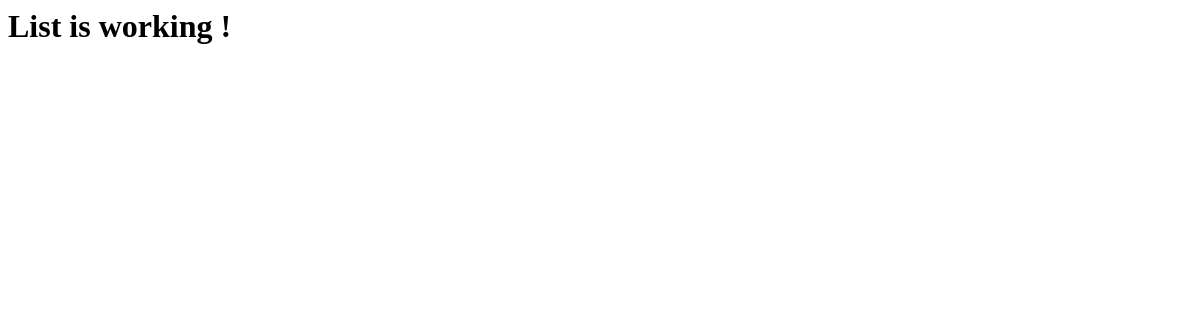
The app's page /posts/, older data.
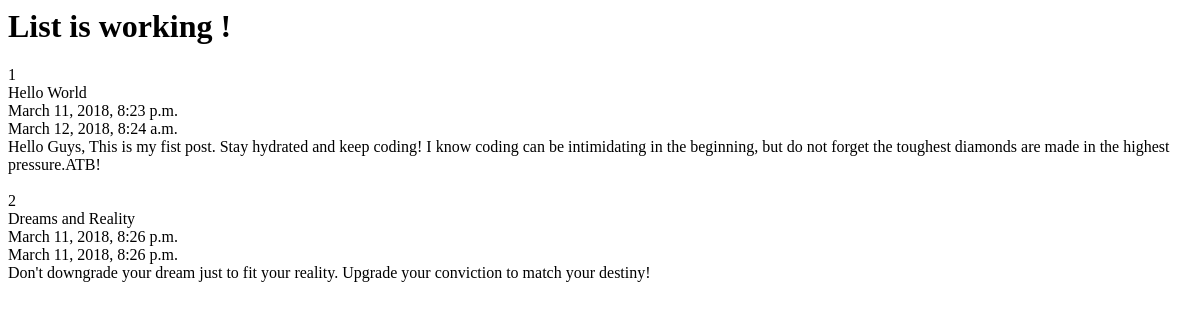
The same page, newer data.
### posts/models.py (models this page shows, shortened)
class Post(models.Model):
    title = models.CharField(max_length=120)
    content = models.TextField()
    updated=models.DateTimeField(auto_now= True, auto_now_add= False)
    timestamp=models.DateTimeField(auto_now= False, auto_now_add= True)

### posts/views.py (the view)
# urls.py: path('', views.posts_list),
def posts_list(request):
    queryset=Post.objects.all()
    context={
        "object_list":queryset,
        "title":"List"
    }
    return render(request,"index.html",context)

### templates/index.html
<html>
    <body>
        <h1>{{ title }} is working !</h1>
        {% for obj in object_list %}
        {{ obj.id }}<br>
        {{ obj.title }}<br>
        {{ obj.timestamp }}<br>
        {{ obj.updated }}<br>
        {{ obj.content }}<br><br>
        {% endfor %}
    </body>
</html>

Row changes from the older to the newer data that the page shows:
added Post: id "1", title "Hello World", timestamp "March 11, 2018, 8:23 p.m.", updated "March 12, 2018, 8:24 a.m.", content "Hello Guys, This is my fist post. Stay hydrated and keep coding! I know coding can be intimidating in the beginning, but do not forget the toughest diamonds are made in the highest pressure.ATB!"
added Post: id "2", title "Dreams and Reality", timestamp "March 11, 2018, 8:26 p.m.", updated "March 11, 2018, 8:26 p.m.", content "Don't downgrade your dream just to fit your reality. Upgrade your conviction to match your destiny!"
